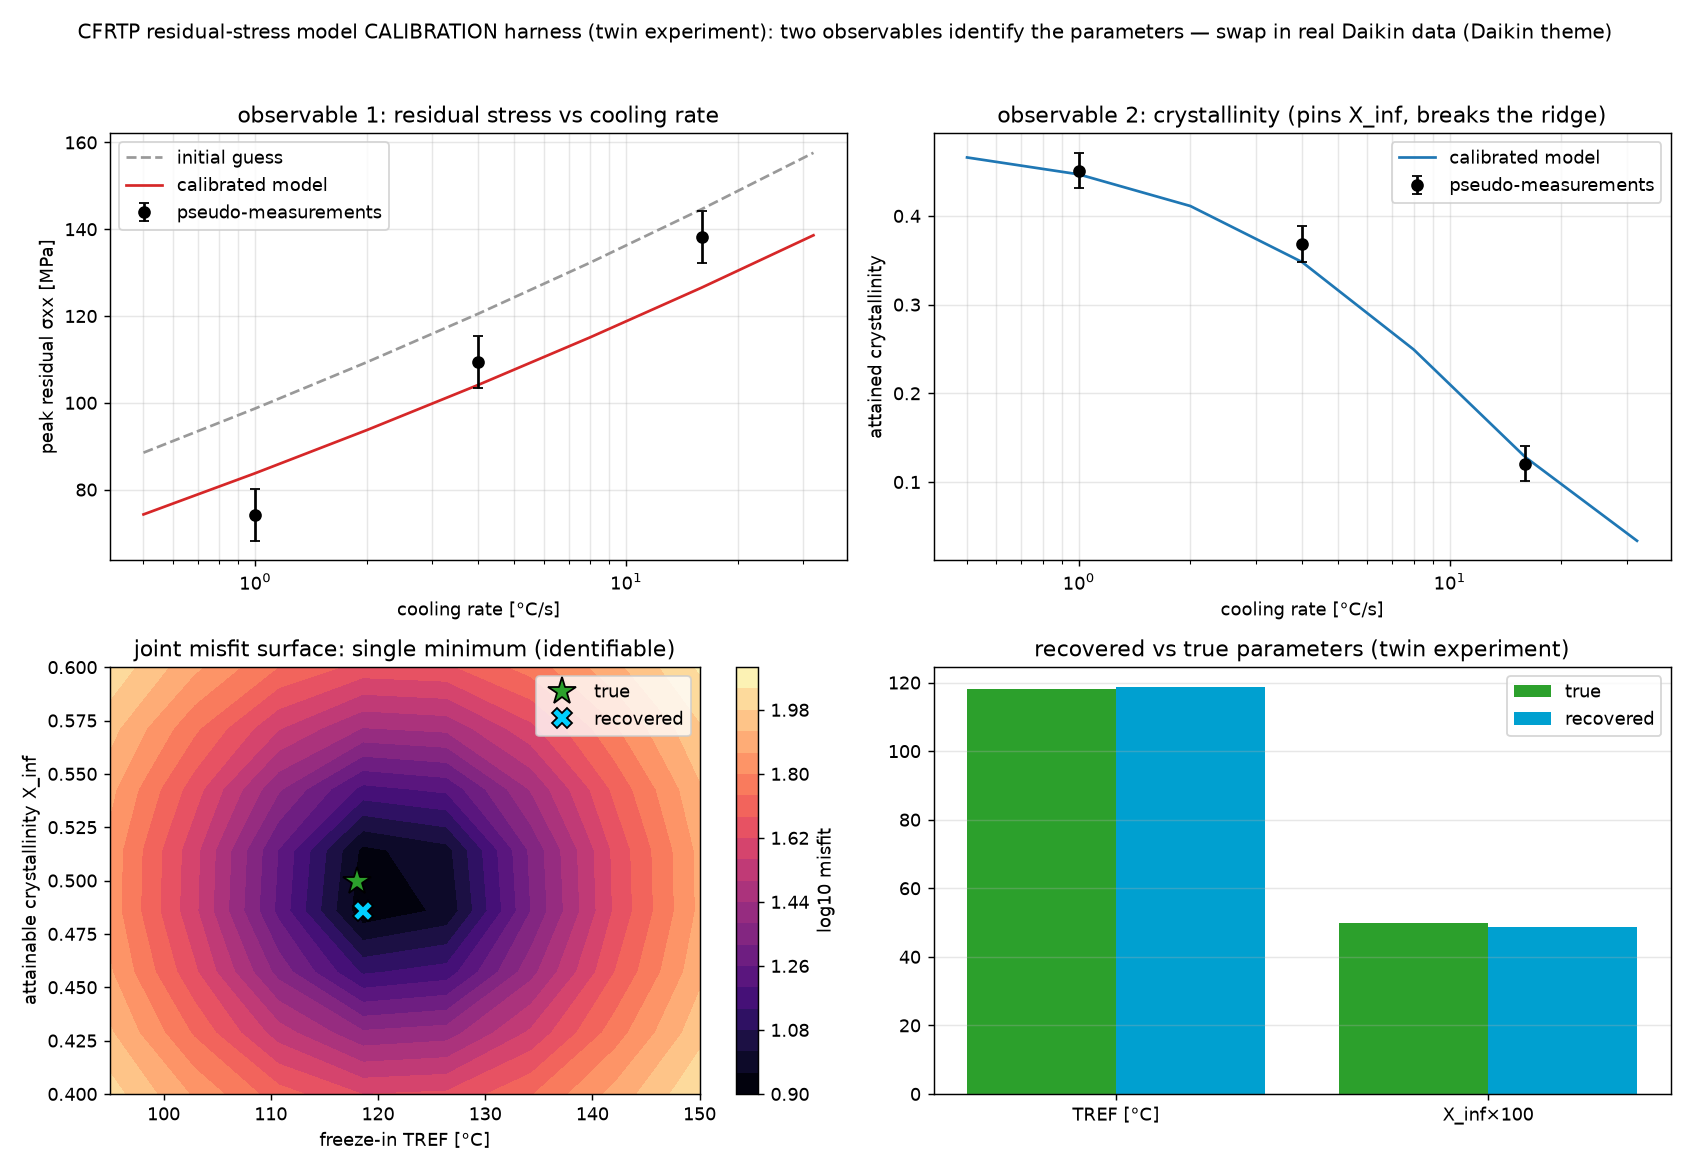

Source code (Python):
"""cfrtp_calibration.py — CALIBRATION FRAMEWORK for the CFRTP residual-stress model
(Daikin/NEDO, research/MEMO_cfrp_residual_stress_collab.md). The CFRTP demos so far use
illustrative (non-calibrated) parameters; this builds the machinery to fit the model's
uncertain parameters to measurements, so that when real Daikin data arrives it is a
drop-in replacement.

Honest data situation: we do NOT have Daikin's proprietary measurements, so we cannot
truly calibrate here. Instead this is a TWIN EXPERIMENT that proves the calibration
works: pick a ground-truth parameter set, generate synthetic "pseudo-measurements" of
residual stress vs cooling rate (FE + Gaussian noise), then RECOVER the parameters by
minimizing the misfit over the FE forward model. Replacing the synthetic targets with
real residual-stress measurements (hole-drilling / XRD / curvature) turns this into a
real calibration.

Calibrated parameters:
  * TREF   — the thermo-viscoelastic freeze-in temperature (~fluoropolymer Tg),
  * X_INF  — the attainable crystallinity (material / grade).
IDENTIFIABILITY note: residual stress alone under-determines these two (both scale the
stress magnitude -> a misfit ridge), so TWO observables are used — peak residual
sigma_xx AND attained crystallinity, each at a few cooling rates. Crystallinity pins
X_INF independently, the stress-vs-rate shape pins TREF, and the ridge collapses. Misfit
= noise-weighted sum of squared residuals; the forward model is the viscoelastic CFRTP
FE (cfrtp_viscoelastic_residual_stress.py).

Shows: the pseudo-measurements with the initial-guess vs calibrated model; the misfit
surface over (TREF, BETA) with the true and recovered points; the recovered-vs-true
parameters; and the fit residuals.

Honest scope: 2-parameter least-squares over a modest FE grid (coarse mesh), synthetic
targets (a twin experiment), Gaussian noise; a real calibration needs real data and a
proper uncertainty treatment (Bayesian / bootstrap). Physics/FE is the authority.

Run:  python3 cfrtp_calibration.py     (runs a small FE grid, then calibrates)
      python3 cfrtp_calibration.py --help
"""
from __future__ import annotations

import argparse

import numpy as np

import cfrtp_residual_stress_fe as base
import cfrtp_viscoelastic_residual_stress as ve

SEED = 20260726
RATES = np.array([1.0, 4.0, 16.0])       # cooling rates at which stress & crystallinity are "measured"
NOISE_MPA = 6.0                          # residual-stress measurement noise (1 sigma)
NOISE_X = 0.02                           # crystallinity measurement noise (1 sigma)


def forward(tref, x_inf, rate, nx=24, nz=10, nstep=26):
    """FE forward model: (freeze-in TREF, attainable crystallinity X_INF) + cooling rate
    -> (peak residual sigma_xx [MPa], attained crystallinity). Sets module globals."""
    ve.TREF = tref; base.X_INF = x_inf
    _, _, sig, _, _, _, _, Xf, _, _ = ve.solve(nx, nz, nstep, rate=rate, viscoelastic=True)
    return float(np.max(np.abs(sig[:, 0])) / 1e6), float(Xf.max())


def signature(tref, x_inf):
    out = [forward(tref, x_inf, r) for r in RATES]
    return np.array([o[0] for o in out]), np.array([o[1] for o in out])


def misfit(sig_s, x_s, sig_m, x_m):
    return np.sum(((sig_s - sig_m) / NOISE_MPA) ** 2) + np.sum(((x_s - x_m) / NOISE_X) ** 2)


def main():
    ap = argparse.ArgumentParser(description=__doc__,
                                 formatter_class=argparse.RawDescriptionHelpFormatter)
    ap.add_argument("--out", type=str, default="cfrtp_calibration.png")
    args = ap.parse_args()
    rng = np.random.default_rng(SEED)

    # ground truth (unknown to the calibrator) + synthetic pseudo-measurements
    tref_true, xinf_true = 118.0, 0.50
    sig_true, x_true = signature(tref_true, xinf_true)
    sig_m = sig_true + rng.normal(0, NOISE_MPA, size=sig_true.shape)
    x_m = x_true + rng.normal(0, NOISE_X, size=x_true.shape)
    print(f"twin experiment: true TREF={tref_true} C, X_inf={xinf_true}")
    print(f"  pseudo-meas stress (MPa): {np.round(sig_m,1)}; crystallinity: {np.round(x_m,3)}")

    trefs = np.linspace(95, 150, 8)
    xinfs = np.linspace(0.40, 0.60, 8)
    SSE = np.zeros((len(xinfs), len(trefs)))
    print(f"scanning {len(trefs)}x{len(xinfs)} FE grid (two observables) ...")
    for j, tr in enumerate(trefs):
        for i, xi in enumerate(xinfs):
            ss, xs = signature(tr, xi)
            SSE[i, j] = misfit(ss, xs, sig_m, x_m)
    imin, jmin = np.unravel_index(np.argmin(SSE), SSE.shape)
    tref_hat, xinf_hat = trefs[jmin], xinfs[imin]
    print(f"recovered: TREF={tref_hat:.1f} C (true {tref_true}), "
          f"X_inf={xinf_hat:.3f} (true {xinf_true})")

    rate_dense = np.array([0.5, 1, 2, 4, 8, 16, 32])
    sig_cal = np.array([forward(tref_hat, xinf_hat, r)[0] for r in rate_dense])
    sig_ini = np.array([forward(135.0, 0.42, r)[0] for r in rate_dense])   # initial guess
    x_cal = np.array([forward(tref_hat, xinf_hat, r)[1] for r in rate_dense])
    ss_hat, xs_hat = signature(tref_hat, xinf_hat)
    print(f"  stress residuals (MPa): {np.round(ss_hat - sig_m,1)} (noise {NOISE_MPA})")

    _plot(args.out, sig_m, x_m, rate_dense, sig_cal, sig_ini, x_cal, trefs, xinfs, SSE,
          tref_true, xinf_true, tref_hat, xinf_hat)
    print(f"wrote {args.out}")


def _plot(out, sig_m, x_m, rate_dense, sig_cal, sig_ini, x_cal, trefs, xinfs, SSE,
          tref_true, xinf_true, tref_hat, xinf_hat):
    import matplotlib
    matplotlib.use("Agg")
    import matplotlib.pyplot as plt
    fig, ax = plt.subplots(2, 2, figsize=(13, 9))

    ax[0, 0].errorbar(RATES, sig_m, yerr=NOISE_MPA, fmt="o", ms=6, color="k",
                      capsize=3, label="pseudo-measurements", zorder=5)
    ax[0, 0].plot(rate_dense, sig_ini, "--", color="#999999", label="initial guess")
    ax[0, 0].plot(rate_dense, sig_cal, "-", color="#d62728", label="calibrated model")
    ax[0, 0].set_xscale("log")
    ax[0, 0].set_xlabel("cooling rate [°C/s]"); ax[0, 0].set_ylabel("peak residual σxx [MPa]")
    ax[0, 0].set_title("observable 1: residual stress vs cooling rate")
    ax[0, 0].legend(); ax[0, 0].grid(True, which="both", alpha=0.3)

    ax[0, 1].errorbar(RATES, x_m, yerr=NOISE_X, fmt="o", ms=6, color="k",
                      capsize=3, label="pseudo-measurements", zorder=5)
    ax[0, 1].plot(rate_dense, x_cal, "-", color="#1f77b4", label="calibrated model")
    ax[0, 1].set_xscale("log")
    ax[0, 1].set_xlabel("cooling rate [°C/s]"); ax[0, 1].set_ylabel("attained crystallinity")
    ax[0, 1].set_title("observable 2: crystallinity (pins X_inf, breaks the ridge)")
    ax[0, 1].legend(); ax[0, 1].grid(True, which="both", alpha=0.3)

    cs = ax[1, 0].contourf(trefs, xinfs, np.log10(SSE + 1e-9), levels=18, cmap="magma")
    fig.colorbar(cs, ax=ax[1, 0], label="log10 misfit")
    ax[1, 0].plot(tref_true, xinf_true, "*", ms=16, color="#2ca02c", mec="k", label="true")
    ax[1, 0].plot(tref_hat, xinf_hat, "X", ms=11, color="#00d0ff", mec="k", label="recovered")
    ax[1, 0].set_xlabel("freeze-in TREF [°C]"); ax[1, 0].set_ylabel("attainable crystallinity X_inf")
    ax[1, 0].set_title("joint misfit surface: single minimum (identifiable)")
    ax[1, 0].legend()

    names = ["TREF [°C]", "X_inf×100"]
    true_v = [tref_true, xinf_true * 100]; rec_v = [tref_hat, xinf_hat * 100]
    xpos = np.arange(2)
    ax[1, 1].bar(xpos - 0.2, true_v, width=0.4, color="#2ca02c", label="true")
    ax[1, 1].bar(xpos + 0.2, rec_v, width=0.4, color="#00a0d0", label="recovered")
    ax[1, 1].set_xticks(xpos); ax[1, 1].set_xticklabels(names)
    ax[1, 1].set_title("recovered vs true parameters (twin experiment)")
    ax[1, 1].legend(); ax[1, 1].grid(True, axis="y", alpha=0.3)

    fig.suptitle("CFRTP residual-stress model CALIBRATION harness (twin experiment): two "
                 "observables identify the parameters — swap in real Daikin data (Daikin theme)",
                 fontsize=11)
    fig.tight_layout(rect=[0, 0, 1, 0.96])
    fig.savefig(out, dpi=130)


if __name__ == "__main__":
    main()
